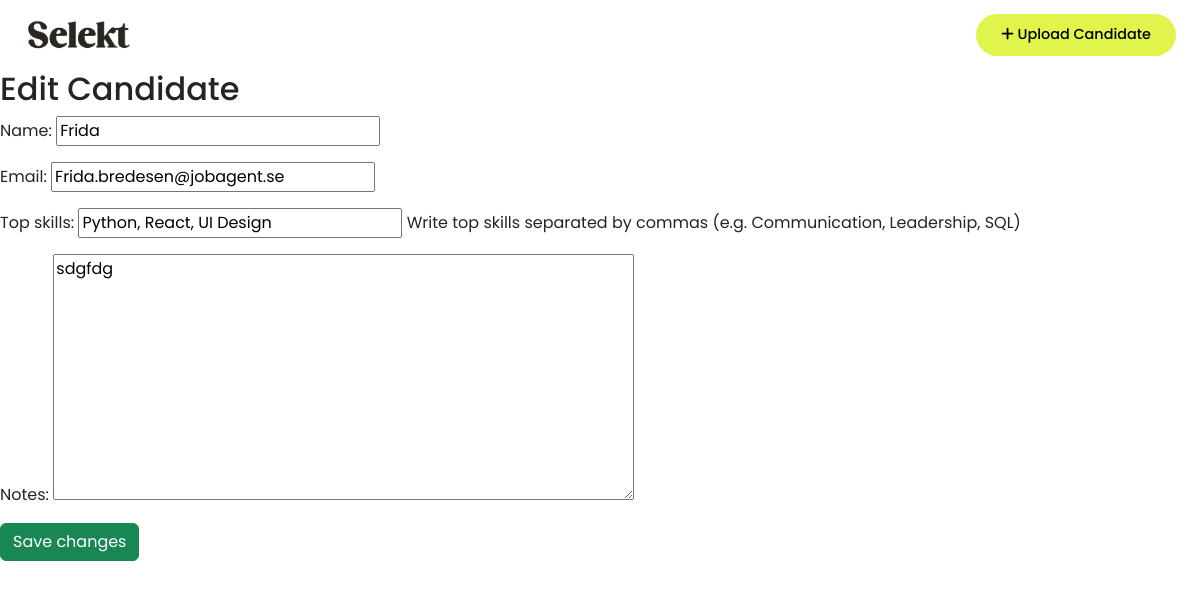
Screenshot of /candidates/1/edit/ (signed in) with the database file from the repository.
### candidates/models.py (models this page shows, shortened)
class Candidate(models.Model):
    user = models.ForeignKey(User, on_delete=models.CASCADE)
    name = models.CharField(max_length=100)
    email = models.EmailField()
    notes = models.TextField(blank=True)
    top_skills = models.CharField(
        max_length=255,
        blank=True,
        help_text="Write top skills separated by commas (e.g. Communication, Leadership, SQL)"
    )
    uploaded_at = models.DateTimeField(auto_now_add=True)

### candidates/views.py (the view, shortened to what this page needs)
# urls.py: path('<int:pk>/edit/', views.CandidateUpdateView.as_view(), name='candidate_edit'),  # Redigera kandidat
class CandidateUpdateView(UpdateView):
    model = Candidate
    fields = ['name', 'email', 'top_skills', 'notes']
    template_name = 'candidate-form.html'
    def get_object(self, queryset=None):
        obj = super().get_object(queryset)
        if obj.user != self.request.user:
            raise Http404("This candidate does not belong to you.")
        return obj

### templates/candidate-form.html (shortened to what this page needs)
{% extends 'base.html' %}
{% block content %}
  <h2>Edit Candidate</h2>
  <form method="post">
    {{ form.as_p }}
    <button type="submit" class="btn btn-success">Save changes</button>
  </form>
{% endblock %}

### static/css/style.css (style rules this page uses)
body, .index-body, .auth-body { font-family: 'Poppins', sans-serif; }

### rows the page displays
Candidate: name "Frida", email "Frida.bredesen@jobagent.se", top_skills "Python, React, UI Design", notes "sdgfdg"
